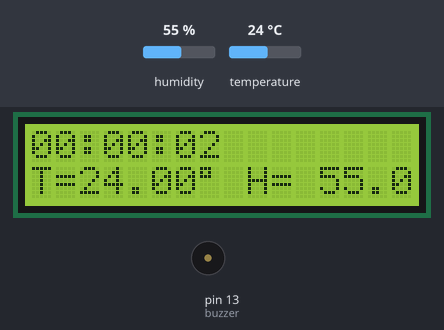
Bench run of a sketch on a simulated Arduino Uno, built with avr-gcc and run on an emulated ATmega328P. Shown: 16×2 character LCD, buzzer (waves = sounding, pin HIGH). The inputs (shaded band) are chosen by the test bench; at power-on: humidity 55 %, temperature 24 °C.

Above: at 1.2 s.
1.3 s: humidity set to 84 %
At 2.8 s:
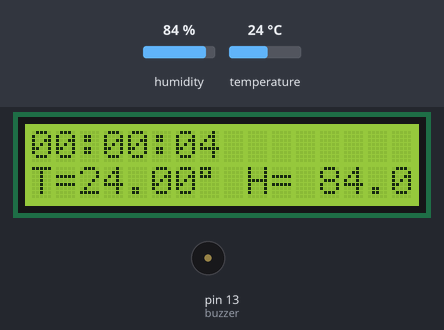
5.6 s: humidity set to 87 %
At 6.7 s:
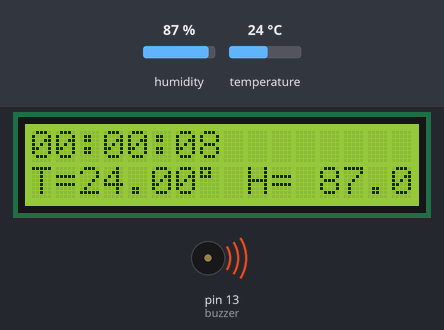
8.1 s: temperature set to 12 °C
At 9.3 s:
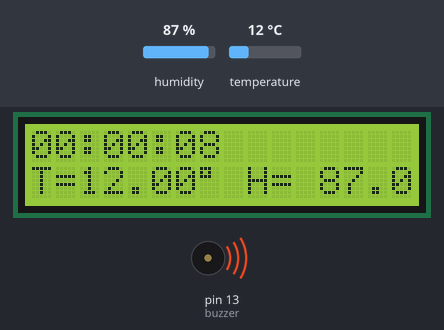
10.6 s: temperature set to 19 °C
At 13.2 s:
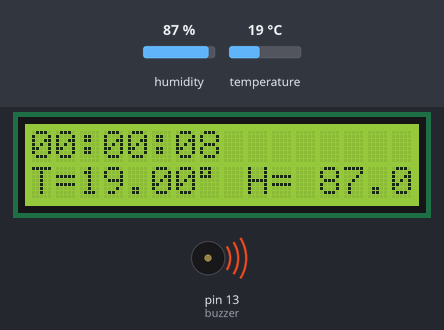
Timing chart, 0 to 14.7 s (numbered marks = the images above; inputs shaded):
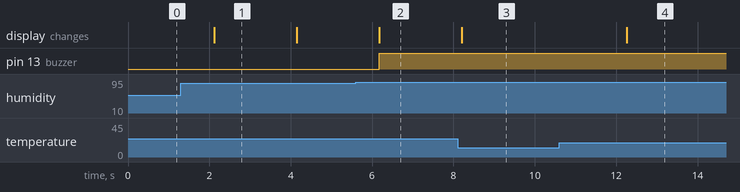

Measured:
- the behaviour switches between 85 and 86 % on humidity (found by bisection; images 1 and 2)
- after the input at 5.6 s, pin 13 (buzzer): LOW → HIGH after 0.57 s; the display: changes after 0.57 s (image 2)
- after the input at 8.1 s, the display: changes after 0.10 s (image 3)
- after the input at 10.6 s, the display: changes after 1.7 s (image 4)
- what the display in image 1 shows lasts 2.0 s, from 2.1 s to 4.1 s

The sketch:

Alarm.ino
```cpp
#include <dht.h>
#include <LiquidCrystal.h>
#include <IRremote.h>  //including infrared remote header file

LiquidCrystal lcd(12, 11, 5, 4, 3, 2);

dht DHT;

#define DHT11_PIN 7
#define buzzer 13
int RECV_PIN = 10;

IRrecv irrecv(RECV_PIN);
decode_results results;

int hour = 0;
int minute = 0;
int sec = 0;
bool freeze = false;

void setup(){
  Serial.begin(9600);
  lcd.begin(16, 2);
  pinMode(buzzer,OUTPUT);
  irrecv.enableIRIn();
}

void loop(){
  /*At first clock is not freeze so freeze = false*/
  if (!freeze) {
    sec += 2;
    if (sec >= 60) {
      minute++;
      sec = 0;
    }
    if (minute >= 60) {
      hour++;
      minute = 0;
    }
    if (hour >= 24) {
      hour = 0;
    }

    if (irrecv.decode(&results)){
      int value = results.value;
      Serial.println(value);
      if (value == -16833) {
        hour++;
      }else if(value == -7177) {
        minute++;
      }else if(value == 539) {
        sec++;
      }
      irrecv.resume();
    }
  }

  /*Display the time on the lcd screen*/
  lcd.setCursor(0,0);
  if (hour < 10) {
    lcd.print("0");
  }
  lcd.print(hour);
  lcd.print(":");
  if(minute < 10) {
    lcd.print("0");
  }
  lcd.print(minute);
  lcd.print(":");
  if(sec < 10) {
    lcd.print("0");
  }
  lcd.print(sec);

  /*Display the temperature infomation on the second line of the lcd*/
  int chk = DHT.read11(DHT11_PIN);
  lcd.setCursor(0,1);
  lcd.print("T=");
  lcd.print(DHT.temperature);
  lcd.print((char)223);
  lcd.print(" H= ");
  lcd.print(DHT.humidity);

  /*buzzer emits sounds and freeze the clock*/
  if (DHT.humidity > 85) {
    digitalWrite(buzzer,HIGH);
    freeze = true;
  }

  delay(2000);
}
```
